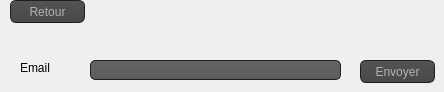
        <widget class="QWidget" name="page">
         <widget class="QLineEdit" name="rcpt">
          <property name="geometry">
           <rect>
            <x>90</x>
            <y>60</y>
            <width>251</width>
            <height>20</height>
           </rect>
          </property>
          <property name="styleSheet">
           <string notr="true">QLineEdit
{
    background-color: QLinearGradient( x1: 0, y1: 0, x2: 0, y2: 1, stop: 0 #4d4d4d, stop: 0 #646464, stop: 1 #5d5d5d);
    padding: 1px;
    border-style: solid;
    border: 1px solid #1e1e1e;
    border-radius: 5;
}</string>
          </property>
         </widget>
         <widget class="QPushButton" name="send">
          <property name="geometry">
           <rect>
            <x>360</x>
            <y>60</y>
            <width>75</width>
            <height>23</height>
           </rect>
          </property>
          <property name="styleSheet">
           <string notr="true">QPushButton
{
    color: #b1b1b1;
    background-color: QLinearGradient( x1: 0, y1: 0, x2: 0, y2: 1, stop: 0 #565656, stop: 0.1 #525252, stop: 0.5 #4e4e4e, stop: 0.9 #4a4a4a, stop: 1 #464646);
    border-width: 1px;
    border-color: #1e1e1e;
    border-style: solid;
    border-radius: 6;
    padding: 3px;
    font-size: 12px;
    padding-left: 5px;
    padding-right: 5px;
}

QPushButton:pressed
{
    background-color: QLinearGradient( x1: 0, y1: 0, x2: 0, y2: 1, stop: 0 #2d2d2d, stop: 0.1 #2b2b2b, stop: 0.5 #292929, stop: 0.9 #282828, stop: 1 #252525);
}</string>
          </property>
          <property name="text">
           <string>Envoyer</string>
          </property>
         </widget>
         <widget class="QLabel" name="label_10">
          <property name="geometry">
           <rect>
            <x>20</x>
            <y>60</y>
            <width>61</width>
            <height>16</height>
           </rect>
          </property>
          <property name="text">
           <string>Email</string>
          </property>
         </widget>
         <widget class="QPushButton" name="pushButton">
          <property name="geometry">
           <rect>
            <x>10</x>
            <y>0</y>
            <width>75</width>
            <height>23</height>
           </rect>
          </property>
          <property name="styleSheet">
           <string notr="true">QPushButton
{
    color: #b1b1b1;
    background-color: QLinearGradient( x1: 0, y1: 0, x2: 0, y2: 1, stop: 0 #565656, stop: 0.1 #525252, stop: 0.5 #4e4e4e, stop: 0.9 #4a4a4a, stop: 1 #464646);
    border-width: 1px;
    border-color: #1e1e1e;
    border-style: solid;
    border-radius: 6;
    padding: 3px;
    font-size: 12px;
    padding-left: 5px;
    padding-right: 5px;
}

QPushButton:pressed
{
    background-color: QLinearGradient( x1: 0, y1: 0, x2: 0, y2: 1, stop: 0 #2d2d2d, stop: 0.1 #2b2b2b, stop: 0.5 #292929, stop: 0.9 #282828, stop: 1 #252525);
}</string>
          </property>
          <property name="text">
           <string>Retour</string>
          </property>
         </widget>
        </widget>
